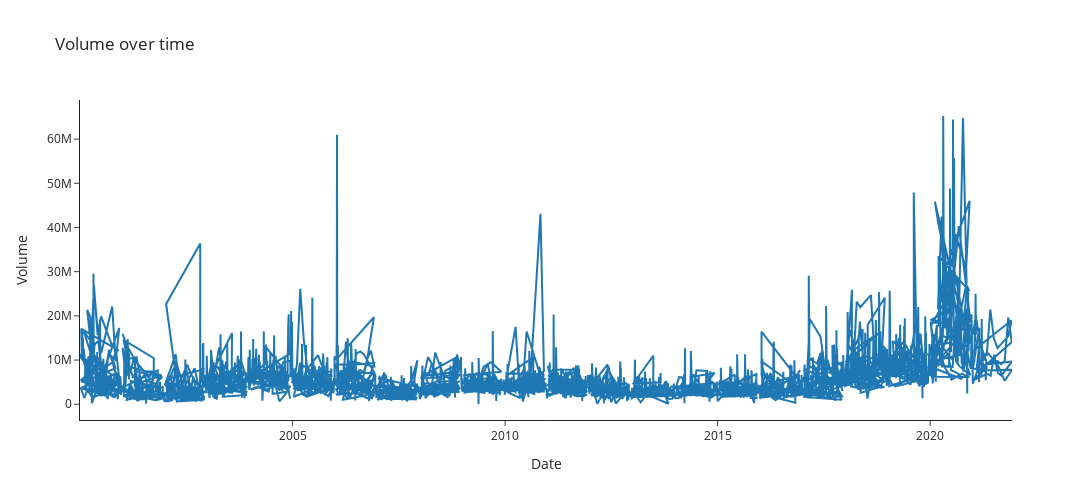

Here is the notebook cell this chart was saved with:
### Code cell
fig = go.Figure([go.Scatter(x=df.index, y=df['Volume'])])
fig.update_layout(
    autosize=False,
    width=1500,
    height=500,
    template='simple_white',
    title='Volume over time'
)
fig.update_xaxes(title="Date")
fig.update_yaxes(title="Volume")
fig.show()

### Figure 1 — Plotly figure (JSON) as saved in the notebook; plotly's stock layout.template omitted (floating-point values rounded to 4 significant figures; data arrays with more than 128 entries replaced by an {"elided": "..."} marker saying what was removed)
{"data": [{"type": "scatter", "x": {"elided": "5306 str values"}, "y": {"elided": "5306 int values"}}], "layout": {"autosize": false, "height": 500, "title": {"text": "Volume over time"}, "width": 1500, "xaxis": {"title": {"text": "Date"}}, "yaxis": {"title": {"text": "Volume"}}}}
